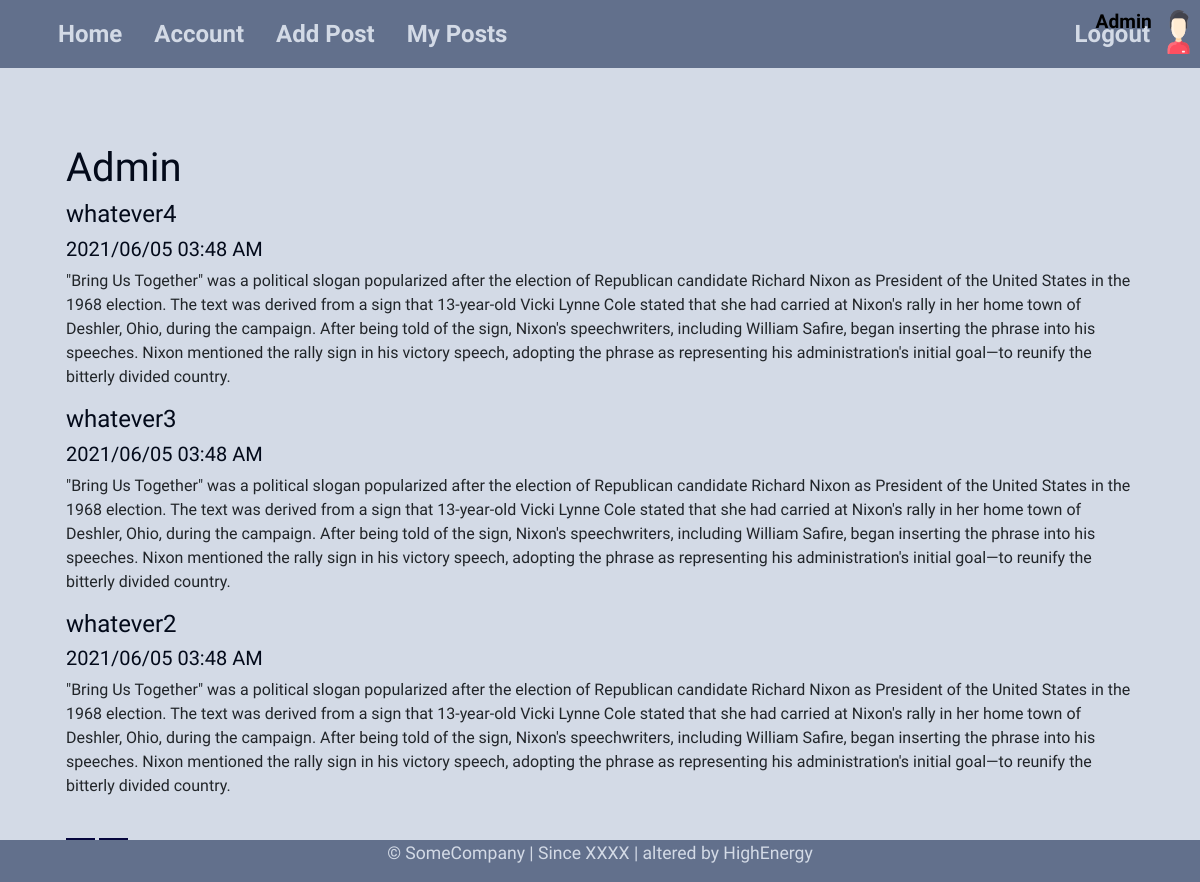
The app's page /post/1 (signed in) with its own data.
### models.py (models this page shows, shortened)
class User(db.Model, UserMixin):
    __tablename__ = 'user'
    id = db.Column(db.Integer, primary_key=True)
    username = db.Column(db.String(20), index=True, unique=True, nullable=False)
    email = db.Column(db.String(64), index=True, unique=True, nullable=False)
    hashed_password = db.Column(db.String(32), index=True, nullable=False)
    profile_picture = db.Column(db.String(20), nullable=False)
    gender = db.Column(db.String(10), nullable=False)
    joined_time = db.Column(db.DateTime, default=datetime.utcnow, nullable=False)
    user_post = db.relationship('Post', backref='user', cascade='all, delete, delete-orphan', lazy=True)

class Post(db.Model):
    __tablename__ = 'post'
    id = db.Column(db.Integer, primary_key=True)
    title = db.Column(db.String(80), index=True, nullable=False)
    date_posted = db.Column(db.DateTime, default=datetime.utcnow, nullable=False)
    text = db.Column(db.Text, index=True, nullable=False)
    user_id = db.Column(db.Integer, db.ForeignKey('user.id', ondelete='cascade'), nullable=False)

### routes.py (the view)
@myApp.route('/post/<int:user_id>')
def user_post(user_id):
    page = request.args.get('page', 1, type=int)
    user = User.query.filter_by(id=user_id).first_or_404()
    posts = Post.query.filter_by(user=user).order_by(Post.date_posted.desc()).paginate(page=page, per_page=3)
    return render_template('user_post.html', title=f'Posts by {user.username}', user=user, posts=posts)

### models.py (called while the page is built)
@login_manager.user_loader
def load_user(user_id):
    return User.query.get(user_id)

### templates/user_post.html
{% extends 'base.html' %}
{% block content %}
    <div class="container">
        {% if current_user.username == user.username %}
            <h1>{{ user.username | title }}</h1>
        {% else %}
            <h1>Posts of {{ user.username | title }}</h1>
        {% endif %}
        {% for post in posts.items %}
            <article>
                <h4>{{ post.title }}</h4>
                <h5>{{ post.date_posted.strftime('%Y/%m/%d %I:%M %p') }}</h5>
                <p>{{ post.text }}</p>
            </article>
        {% endfor %}
        {% for page_num in posts.iter_pages() %}
            {% if page_num %}
                {% if posts.page == page_num %}
                    <a class="inline-links current" href="{{ url_for('user_post', user_id=user.id, page=pag_num) }}">{{ page_num }}</a>
                {% else %}
                    <a class="inline-links" href="{{ url_for('user_post', user_id=user.id, page=page_num) }}">{{ page_num }}</a>
                {% endif %}
            {% else %}
                ...
            {% endif %}
        {% endfor %}
    </div>
{% endblock %}

### templates/base.html (shortened to what this page needs)
<!DOCTYPE html>
<html lang="en">
<head>
    <link rel="stylesheet" href="{{ url_for('static', filename='bootstrap.min.css') }}">
    <link rel="stylesheet" href="{{ url_for('static', filename='styles.css') }}">
</head>
<body>
    <header class="container">
        <nav class="navbar navbar-expand-md nav-bg fixed-top">
            <div class="container">
                <div class="collapse navbar-collapse">
                    {% if current_user.is_authenticated %}
                        <a class="nav-link" href="{{ url_for('home') }}">Home</a>
                        <a class="nav-link" href="{{ url_for('account') }}">Account</a>
                        <a class="nav-link" href="{{ url_for('createPost') }}">Add Post</a>
                        <a class="nav-link" href="{{ url_for('ownedPost') }}">My Posts</a>
                    {% else %}
                        <a class="nav-link" href="{{ url_for('home') }}">Home</a>
                        <a class="nav-link" href="{{ url_for('about') }}">About</a>
                    {% endif %}
                </div>
                <div class="navbar-nav">
                    {% if current_user.is_authenticated %}
                        <a class="nav-link" href="{{ url_for('logout') }}">Logout</a>
                    {% else %}
                        <a class="nav-link" href="{{ url_for('login') }}">Login</a>
                        <a class="nav-link" href="{{ url_for('register') }}">Register</a>
                    {% endif %}
                </div>
                {% if current_user.is_authenticated %}
                    <div class="profile-container">
                        <img class="img-right" src="{{ url_for('static', filename='profile_pics/man.png') }}" alt="Not available">
                        <h3 class="name-right">{{ current_user.username | title }}</h3>
                    </div>
                {% endif %}
            </div>
        </nav>
    </header>
    <main class="container">
        <div class="msg-flashes">
        </div>
        <div class="container">
            {% block content %}{% endblock %}
        </div>
    </main>
    <footer class="fixed-bottom">
        <div class="text-center">
            <p class="p-font">&copy; SomeCompany | <span>Since XXXX</span> | altered by HighEnergy</p>
        </div>
    </footer>
</body>
</html>

### static/styles.css (style rules this page uses)
body { background-color: #d3dae6; font-family: 'Cairo', sans-serif; }
header { margin-bottom: 4em; font-size: 1.5em; }
footer { background-color: #62708c; margin-top: 4em; width: 100%; }
h1, h2, h3, h4, h5, h6 { color: #030a1a; }
a { text-decoration: none; }
.msg-flashes { text-align: center; position: relative; height: 6vh; }
.nav-bg { background-color: #62708c; }
.container .nav-link { color: #d3dae6; font-weight: bold; }
.p-font { font-size: 1.1em; color: #d3dae6; }
.inline-links { margin-top: 1.5em; display: inline-block; color: #06063d; border: 2px solid #06063d; background-color: #e2e2f3; padding: 0.5rem; }
.profile-container { padding: 5px; text-align: right; position: absolute; width: 12%; height: 100%; right: 0; top: 0; }
.name-right { padding: 5px; position: absolute; font-weight: bold; font-size: 0.8em; left: 0; width: 70%; height: 100%; color: #000000; }
.img-right { padding: 5px; position: absolute; right: 0; height: 80%; width: 30%; }
.current { background-color: #06063d; color: #e2e2f3; }

### records on screen
User: username "Admin"
Post: title "whatever4", date_posted "2021/06/05 03:48 AM", text "\"Bring Us Together\" was a political slogan popularized after the election of Republican candidate Richard Nixon as President of the United States in the 1968 election. The text was derived from a sign that 13-year-old Vicki Lynne Cole stated that she had carried at Nixon's rally in her home town of Deshler, Ohio, during the campaign. After being told of the sign, Nixon's speechwriters, including William Safire, began inserting the phrase into his speeches. Nixon mentioned the rally sign in his victory speech, adopting the phrase as representing his administration's initial goal—to reunify the bitterly divided country."
Post: title "whatever3", date_posted "2021/06/05 03:48 AM", text "\"Bring Us Together\" was a political slogan popularized after the election of Republican candidate Richard Nixon as President of the United States in the 1968 election. The text was derived from a sign that 13-year-old Vicki Lynne Cole stated that she had carried at Nixon's rally in her home town of Deshler, Ohio, during the campaign. After being told of the sign, Nixon's speechwriters, including William Safire, began inserting the phrase into his speeches. Nixon mentioned the rally sign in his victory speech, adopting the phrase as representing his administration's initial goal—to reunify the bitterly divided country."
Post: title "whatever2", date_posted "2021/06/05 03:48 AM", text "\"Bring Us Together\" was a political slogan popularized after the election of Republican candidate Richard Nixon as President of the United States in the 1968 election. The text was derived from a sign that 13-year-old Vicki Lynne Cole stated that she had carried at Nixon's rally in her home town of Deshler, Ohio, during the campaign. After being told of the sign, Nixon's speechwriters, including William Safire, began inserting the phrase into his speeches. Nixon mentioned the rally sign in his victory speech, adopting the phrase as representing his administration's initial goal—to reunify the bitterly divided country."
